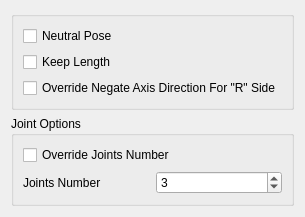
<?xml version="1.0" encoding="UTF-8"?>
<ui version="4.0">
 <class>Form</class>
 <widget class="QWidget" name="Form">
  <property name="geometry">
   <rect>
    <x>0</x>
    <y>0</y>
    <width>294</width>
    <height>211</height>
   </rect>
  </property>
  <property name="windowTitle">
   <string>Form</string>
  </property>
  <layout class="QGridLayout" name="gridLayout">
   <item row="0" column="0">
    <widget class="QGroupBox" name="groupBox">
     <property name="title">
      <string/>
     </property>
     <layout class="QGridLayout" name="gridLayout_2">
      <item row="0" column="0">
       <layout class="QVBoxLayout" name="verticalLayout">
        <item>
         <widget class="QCheckBox" name="neutralPose_checkBox">
          <property name="text">
           <string notr="true">Neutral Pose</string>
          </property>
         </widget>
        </item>
        <item>
         <widget class="QCheckBox" name="keepLength_checkBox">
          <property name="text">
           <string notr="true">Keep Length</string>
          </property>
         </widget>
        </item>
        <item>
         <widget class="QCheckBox" name="overrideNegate_checkBox">
          <property name="text">
           <string notr="true">Override Negate Axis Direction For &quot;R&quot; Side</string>
          </property>
         </widget>
        </item>
       </layout>
      </item>
     </layout>
    </widget>
   </item>
   <item row="1" column="0">
    <widget class="QGroupBox" name="groupBox_2">
     <property name="title">
      <string>Joint Options</string>
     </property>
     <layout class="QGridLayout" name="gridLayout_3">
      <item row="0" column="0">
       <widget class="QCheckBox" name="overrideJntNb_checkBox">
        <property name="text">
         <string notr="true">Override Joints Number</string>
        </property>
       </widget>
      </item>
      <item row="1" column="0">
       <layout class="QHBoxLayout" name="horizontalLayout">
        <item>
         <widget class="QLabel" name="jntNb_label">
          <property name="text">
           <string>Joints Number</string>
          </property>
         </widget>
        </item>
        <item>
         <widget class="QSpinBox" name="jntNb_spinBox">
          <property name="minimum">
           <number>1</number>
          </property>
          <property name="value">
           <number>3</number>
          </property>
         </widget>
        </item>
       </layout>
      </item>
     </layout>
    </widget>
   </item>
   <item row="2" column="0">
    <spacer name="verticalSpacer">
     <property name="orientation">
      <enum>Qt::Vertical</enum>
     </property>
     <property name="sizeHint" stdset="0">
      <size>
       <width>20</width>
       <height>40</height>
      </size>
     </property>
    </spacer>
   </item>
  </layout>
 </widget>
 <resources/>
 <connections/>
</ui>
